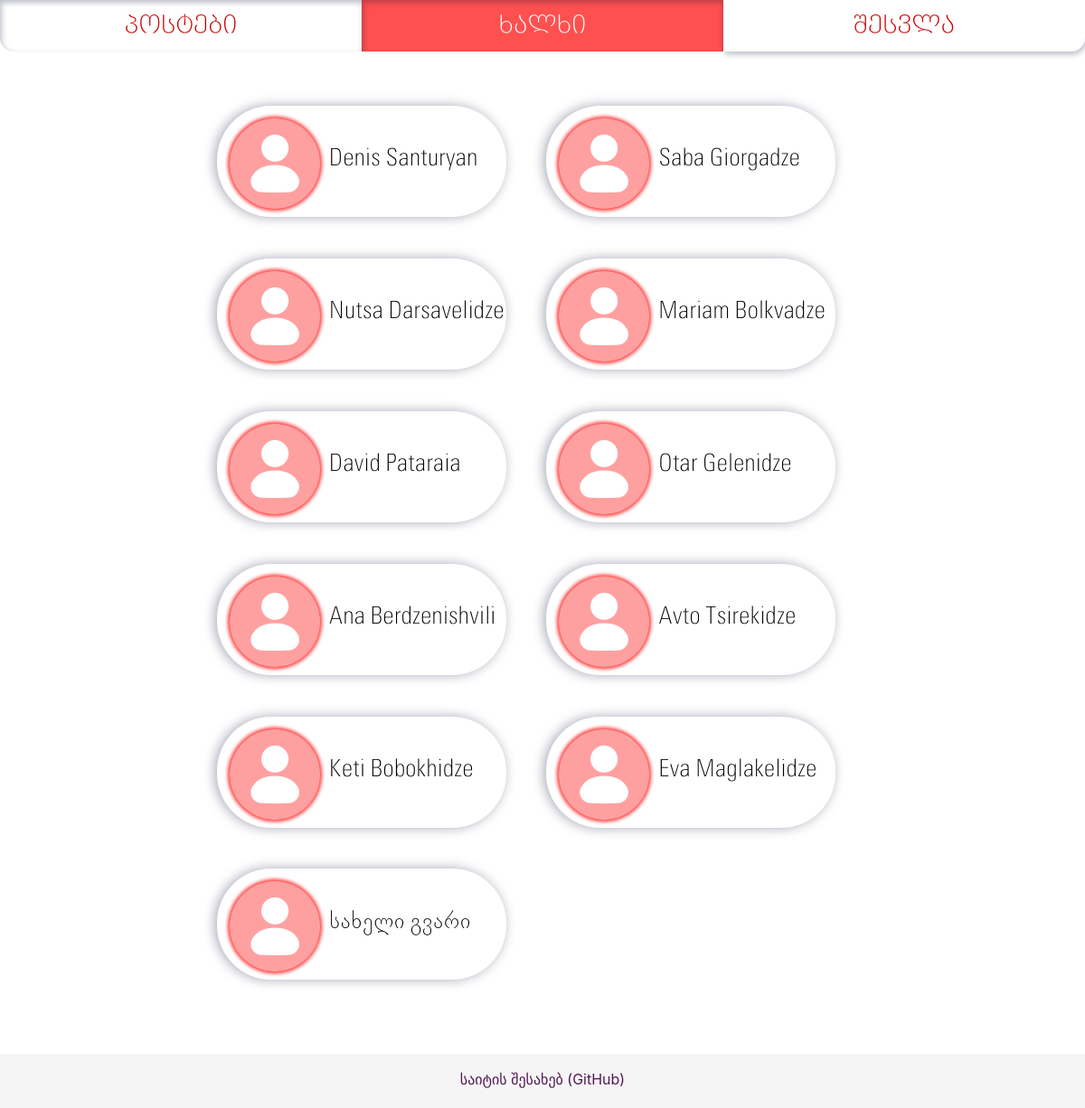
The page /people/ on the database its author committed.
### app/models/users.py (models this page shows, shortened)
class User(db.Model, UserMixin):
    __tablename__ = 'users'
    id = db.Column(db.Integer, primary_key=True)
    username = db.Column(db.String(16), unique=True, nullable=False, index=True)
    password = db.Column(db.String(255))
    name_first = db.Column(db.String)
    name_last = db.Column(db.String)
    email = db.Column(db.String(64), unique=True, nullable=False, index=True)
    sex = db.Column(db.String)
    dob = db.Column(db.Date)
    age = db.Column(db.Integer)
    picture = db.Column(db.String)
    post = db.relationship('PostsModel', backref='User', uselist=False)
    comment = db.relationship('Comment', backref='User', uselist=False)
    roles = db.relationship('Role', secondary=roles_users,
                            backref=db.backref('users', lazy='dynamic'))

### app/profiles/views.py (the view)
@profiles_blueprint.route('/')
@profiles_blueprint.route('/<username>', methods=['GET', 'POST'])
def list_people(username=None):
    if username:
        friend_request_form = FriendRequestForm()
        incoming_requests = FriendRequest.query.filter_by(recipient_user=current_user.id, active=1).all()
        incoming_requests_ids = [r.id for r in incoming_requests]
        incoming_requests_senders = [r.sender_user for r in incoming_requests]
        incoming_requests = [incoming_requests_ids, incoming_requests_senders]
        user = User.find_by_username(username)
        friend_asked = FriendRequest.query.filter_by(recipient_user=user.id,
                                                     sender_user=current_user.id,
                                                     active=1).first()
        if request.method == 'POST':  # happens when sending a friend request or deleting an existing one
            sender = int(friend_request_form.sender_user.data)
            receiver = int(friend_request_form.receiving_user.data)
            if sender == current_user.id and receiver == user.id:
                if friend_request_form.submit_friend_request.data:
                    if not friend_asked:
                        new_friend_request = FriendRequest(sender_user=sender,
                                                           recipient_user=receiver)
                        db.session.add(new_friend_request)
                        db.session.commit()
                        return redirect(url_for('profiles.list_people', username=user.username))
                elif friend_request_form.undo_friend_request.data:
                    if friend_asked:
                        db.session.delete(friend_asked)
                        db.session.commit()
                        return redirect(url_for('profiles.list_people', username=user.username))
        return render_template('people_profile.html', pages=generate_nav_links(),
                               user=user,
                               friend_request_form=friend_request_form,
                               friend_asked=friend_asked,
                               incoming_requests=incoming_requests)
    else:
        people_list = User.query.all()
        return render_template('people.html', pages=generate_nav_links(), people_list=people_list)

### app/tools/nav_link_list.py (called while the page is built)
def generate_nav_links():
    pages_nav_list = [
        ("posts.list_posts", "პოსტები"),
        ("profiles.list_people", "ხალხი"),
        ("auth.auth", "შესვლა")
    ]
    from flask_login import current_user
    if current_user.is_authenticated:
        pages_nav_list[2] = ('profiles.profile', current_user.username.upper())
    return pages_nav_list

### app/profiles/templates/people.html
{% extends "base.html" %}
{% block content %}
{% from 'macros_images.html' import show_profile_picture %}
        <div class="profile-list-all c-8">
        {% for p in people_list %}
            <a href="{{p.username}}">
                <div class="profile-list-one c-4">
                    <table style="flex-direction: row">
                    <tbody>
                        <tr>
                            <td> {{ show_profile_picture(p, 'profile-list-image') }}
                                <span class="profile-list-name"> {{ p.name_first }} {{ p.name_last }}</span>
                            </td>
                        </tr>
                    </tbody>
                    </table>
                </div>
            </a>
        {% endfor %}
        </div>
{% endblock %}

### app/templates/base.html (shortened to what this page needs)
{% from 'macros_general.html' import generate_navbar, generate_title %}
<!DOCTYPE html>
<html lang="en">
<head>
    <link rel="stylesheet" href="https://cdn.jsdelivr.net/npm/bootstrap@4.6.0/dist/css/bootstrap.min.css">
    <link rel="stylesheet" href="{{ url_for('static', filename='fonts/bpg-nino-elite-exp-caps.css') }}">
    <link rel="stylesheet" href="{{ url_for('static', filename='fonts/bpg-nino-elite.css') }}">
    <link rel="stylesheet" href="{{ url_for('static', filename='styles.css') }}">
    <link rel="stylesheet" href="{{ url_for('profiles.static', filename='style.css') }}">
</head>
<body>
    <div id="page-container">
        <div id="content-wrap">
            {{ generate_navbar(pages) }}
            {% block content %} {% endblock %}
        </div>
        <footer>
            <a href="https://github.com/Denissant/SocialMedia" class="text-center p-3 container-fluid" id="footer">
            საიტის შესახებ (GitHub)
            </a>
        </footer>
    </div>
<link class="jsbin" href="http://ajax.googleapis.com/ajax/libs/jqueryui/1/themes/base/jquery-ui.css" rel="stylesheet" type="text/css" />
</body>
</html>

### app/templates/macros_general.html (shortened to what this page needs)
{% macro generate_navbar(pages) %}
    <nav class="c-12" id="navbar">
        {% for page in pages %}
            {% if request.endpoint.endswith(page[0]) %}
                <a class="c-4 nav-button active" href="{{ url_for(page[0]) }}">{{ page[1] }}</a>
            {% else %}
                <a class="c-4 nav-button nav-passive" href="{{ url_for(page[0]) }}">{{ page[1] }}</a>
            {% endif %}
        {% endfor %}
    </nav>
{% endmacro %}
{% macro show_profile_information(user) %}
    {% from macros_images import show_profile_picture %}
{% endmacro %}

### app/posts/templates/macros_images.html (shortened to what this page needs)
{% macro show_profile_picture(user, style) %}
      {% if user.picture %}
        <img src="{{ url_for('static', filename='uploads/profile_pictures/%s' % user.picture) }}" class="{{style}}" alt="my_profile_picture">
      {% else %}
        <img src="{{ url_for('static', filename='uploads/profile_pictures/default_profile_picture.png') }}" class="{{style}}" alt="my_profile_picture">
      {% endif %}
{% endmacro %}

### app/static/styles.css (style rules this page uses)
html, body { margin: 0; padding: 0; height: 100%; background-color: rgb(255, 248, 250); }
* { box-sizing: border-box; }
.c-4 { width: 33.33%; }
.c-8 { width: 66.66%; }
.c-12 { width: 100%; }
#page-container { position: relative; min-height: 100vh; }
#content-wrap { padding-bottom: 6rem; }
#footer { position: absolute; bottom: 0; width: 100%; height: 3.75rem; background: rgba(0, 0, 0, 0.04); text-decoration: none; color: #521852; }
#navbar { display: flex; font-size: 1.7rem; font-family: "BPG Nino Elite Exp Caps", sans-serif; }
.nav-button, .nav-button:hover { padding: 0.5rem 1rem; text-align: center; text-decoration: none; user-select: none; }
#navbar .active { background-color: #ff5050; box-shadow: inset 0.1rem 0.18rem 0.4rem rgba(2, 12, 47, 0.27); color: white }
#navbar .nav-passive { background-color: white; border: none; box-shadow: 0.1rem 0.18rem 0.4rem rgba(2, 12, 47, 0.27); color: #C70101; }
#navbar :first-child { border-bottom-left-radius: 0.94rem; }
#navbar :last-child { border-bottom-right-radius: 0.94rem; }
.profile-list-all { margin: auto; padding-top: 5%; flex-direction: row; }
.profile-list-one { display: inline-block; margin-left: 5%; margin-bottom: 5%; width: 40%; background-color: white; border-radius: 3.75rem; padding: 1%; box-shadow: -0.15rem 0 0.8rem rgba(2, 12, 47, 0.35); }
.profile-list-name { font-family: "Open Sans Mixed", "BPG Nino Elite", sans-serif; font-size: 1.625rem; color: #000000; overflow: hidden; white-space: nowrap; text-overflow: ellipsis; max-width: 15rem; display: inline-block; position: absolute; text-align: center; margin-top: 2.5%; }
.profile-list-image { border-radius: 3.125rem; background-color: #ff5050; box-shadow: 0 0 0.24rem 0.15rem #ff5050; height: 6.25rem; width: 6.25rem; margin: 0.312rem 0.625rem 0 0.312rem; }

### app/profiles/static/style.css (style rules this page uses)
body { background-color: white; }

### rows shown on the page
User: name_first "Denis", name_last "Santuryan"
User: name_first "Saba", name_last "Giorgadze"
User: name_first "Nutsa", name_last "Darsavelidze"
User: name_first "Mariam", name_last "Bolkvadze"
User: name_first "David", name_last "Pataraia"
User: name_first "Otar", name_last "Gelenidze"
User: name_first "Ana", name_last "Berdzenishvili"
User: name_first "Avto", name_last "Tsirekidze"
User: name_first "Keti", name_last "Bobokhidze"
User: name_first "Eva", name_last "Maglakelidze"
User: name_first "სახელი", name_last "გვარი"

### other values the page prints
{{ page[1] }} "პოსტები" "შესვლა"
{{ page[1] }} "ხალხი"
